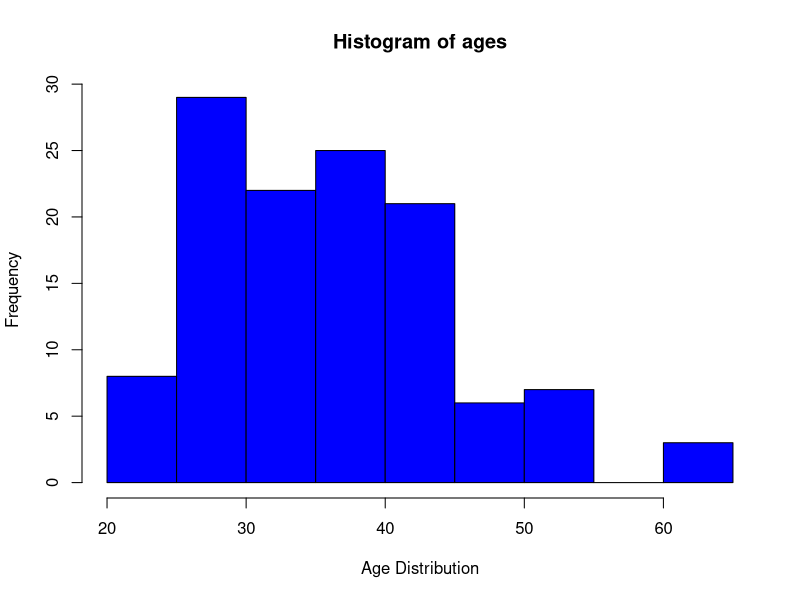

Write R code to recreate this figure.
# Import dataset

dataframe = read.csv('BikeData.csv')

ages = dataframe$age

hist(ages, xlab = "Age Distribution", col = "blue", border = "black")
